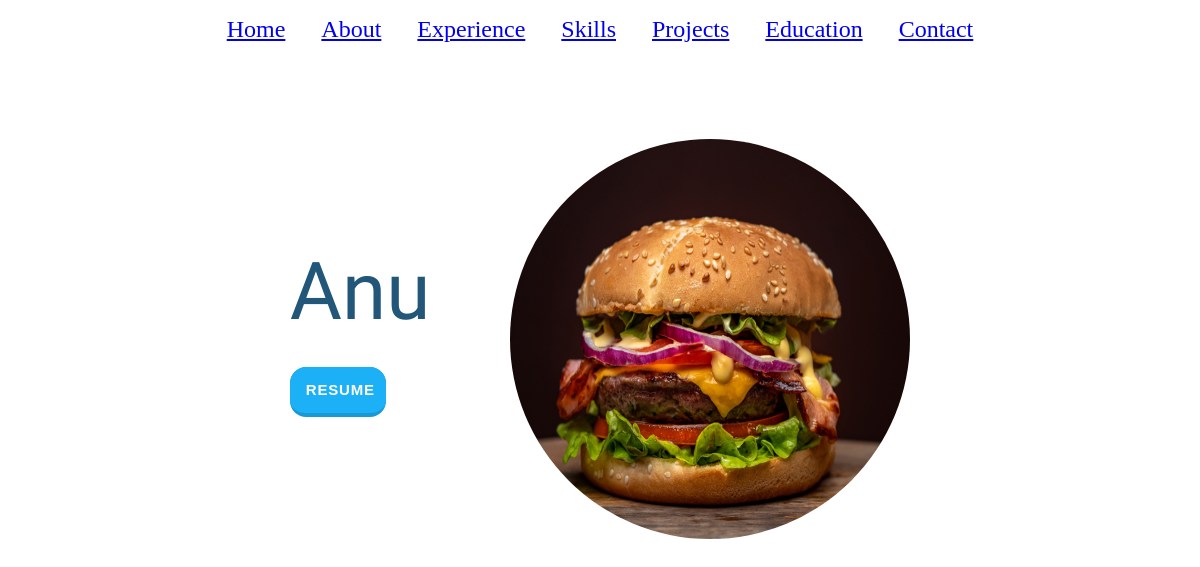
/, run on an earlier commit of the app's database.
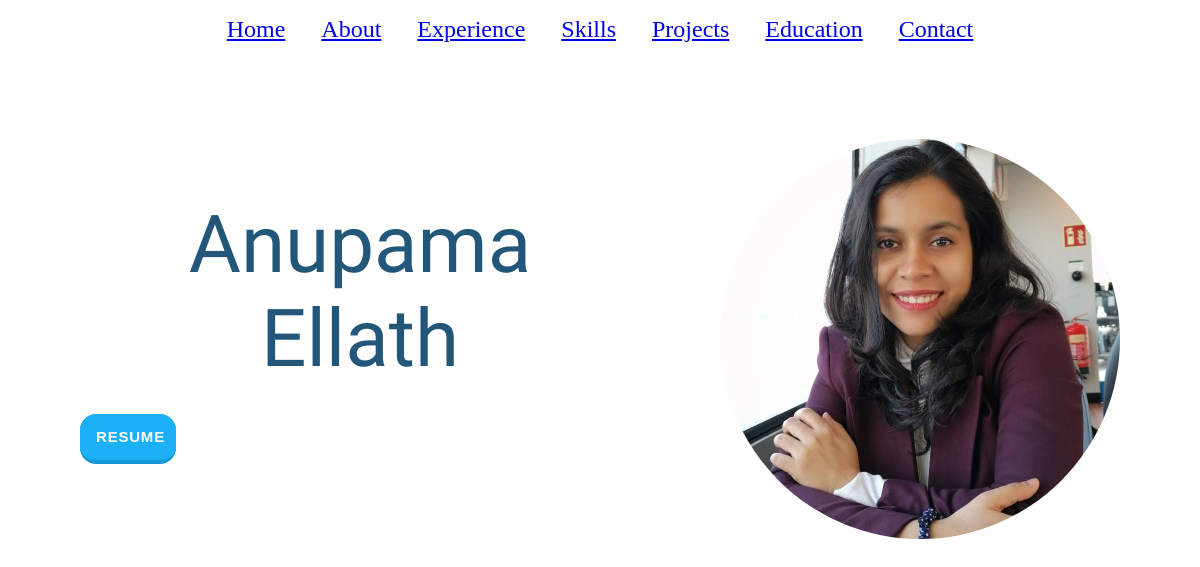
And on a later commit of the database.
### app_portfolio/models.py (models this page shows, shortened)
class Home(models.Model):
    name = models.CharField(max_length=25)
    picture = models.ImageField(upload_to='picture/')
    resume = models.FileField(upload_to='picture/', default='Anupama_Ellath_CV.pdf')

### app_portfolio/views.py (the view)
# urls.py: path('', home, name='home'),
def home(request):
    homes = Home.objects.all()
    context = {
        "homes": homes
    }
    return render(request, 'app_portfolio/home.html', context)

### templates/app_portfolio/home.html
{% extends 'app_portfolio/base.html' %}
{% load static %}
{% block content %}
{% for home in homes %}
<div class="home">
  <div class="home_name">
    <span>
      <span>{{ home.name }}</span>
      {% if homes %}
      <form action="{{ home.resume.url }}" method="get" class="resume">
        <button type="submit" class="button">Resume</button>
      </form>
      {% endif %}
    </span>
    <img src="{{ home.picture.url }}" alt="My image" class="image" />
  </div>
</div>
{% endfor %} {% endblock %}

What changed in the data, as far as the page shows it:
changed Home: name "Anu" → "Anupama Ellath"; picture: a different picture
